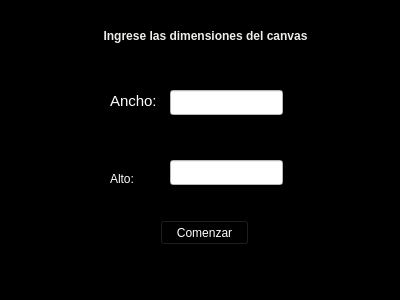
<?xml version="1.0" encoding="UTF-8"?>
<ui version="4.0">
 <class>initialWindow</class>
 <widget class="QWidget" name="initialWindow">
  <property name="geometry">
   <rect>
    <x>0</x>
    <y>0</y>
    <width>400</width>
    <height>300</height>
   </rect>
  </property>
  <property name="windowTitle">
   <string>Paint++</string>
  </property>
  <property name="styleSheet">
   <string notr="true">background-color: rgb(0, 0, 0);</string>
  </property>
  <widget class="QLabel" name="lblinstruction">
   <property name="geometry">
    <rect>
     <x>80</x>
     <y>20</y>
     <width>251</width>
     <height>31</height>
    </rect>
   </property>
   <property name="font">
    <font>
     <bold>true</bold>
    </font>
   </property>
   <property name="styleSheet">
    <string notr="true">color: rgb(238, 238, 236);</string>
   </property>
   <property name="text">
    <string>Ingrese las dimensiones del canvas</string>
   </property>
   <property name="alignment">
    <set>Qt::AlignCenter</set>
   </property>
  </widget>
  <widget class="QLabel" name="lblancho">
   <property name="geometry">
    <rect>
     <x>110</x>
     <y>90</y>
     <width>51</width>
     <height>21</height>
    </rect>
   </property>
   <property name="font">
    <font>
     <pointsize>11</pointsize>
     <bold>false</bold>
    </font>
   </property>
   <property name="styleSheet">
    <string notr="true">color: rgb(255, 255, 255);</string>
   </property>
   <property name="text">
    <string>Ancho:</string>
   </property>
  </widget>
  <widget class="QLabel" name="lblalto">
   <property name="geometry">
    <rect>
     <x>110</x>
     <y>170</y>
     <width>41</width>
     <height>17</height>
    </rect>
   </property>
   <property name="styleSheet">
    <string notr="true">color: rgb(255, 255, 255);</string>
   </property>
   <property name="text">
    <string>Alto:</string>
   </property>
  </widget>
  <widget class="QLineEdit" name="lineancho">
   <property name="geometry">
    <rect>
     <x>170</x>
     <y>90</y>
     <width>113</width>
     <height>25</height>
    </rect>
   </property>
   <property name="styleSheet">
    <string notr="true">color: rgb(0, 0, 0);
background-color: rgb(255, 255, 255);</string>
   </property>
  </widget>
  <widget class="QLineEdit" name="linealto">
   <property name="geometry">
    <rect>
     <x>170</x>
     <y>160</y>
     <width>113</width>
     <height>25</height>
    </rect>
   </property>
   <property name="styleSheet">
    <string notr="true">color: rgb(0, 0, 0);
background-color: rgb(255, 255, 255);</string>
   </property>
  </widget>
  <widget class="QPushButton" name="pushButton">
   <property name="geometry">
    <rect>
     <x>160</x>
     <y>220</y>
     <width>89</width>
     <height>25</height>
    </rect>
   </property>
   <property name="styleSheet">
    <string notr="true">color: rgb(255, 255, 255);</string>
   </property>
   <property name="text">
    <string>Comenzar</string>
   </property>
  </widget>
 </widget>
 <resources/>
 <connections/>
</ui>
